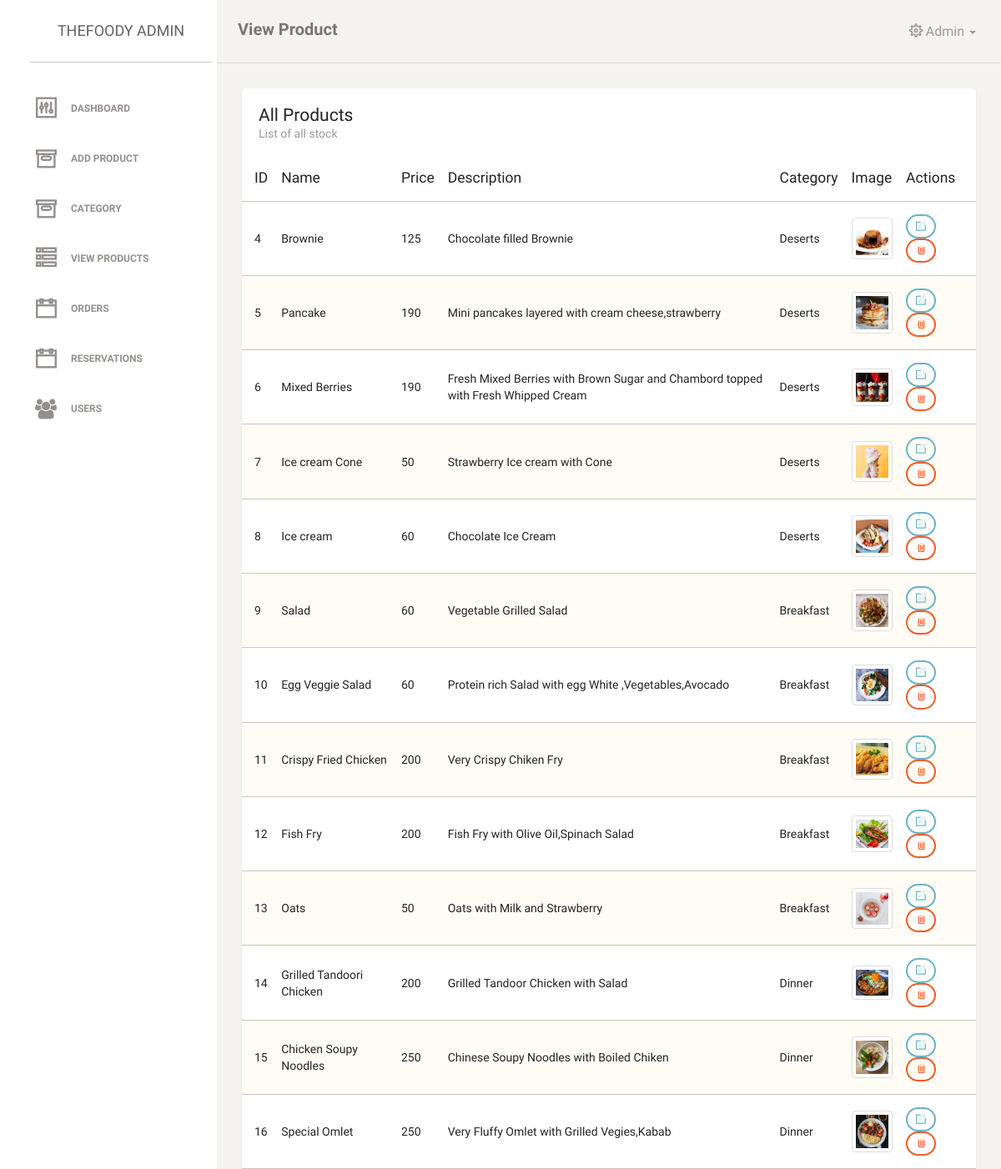
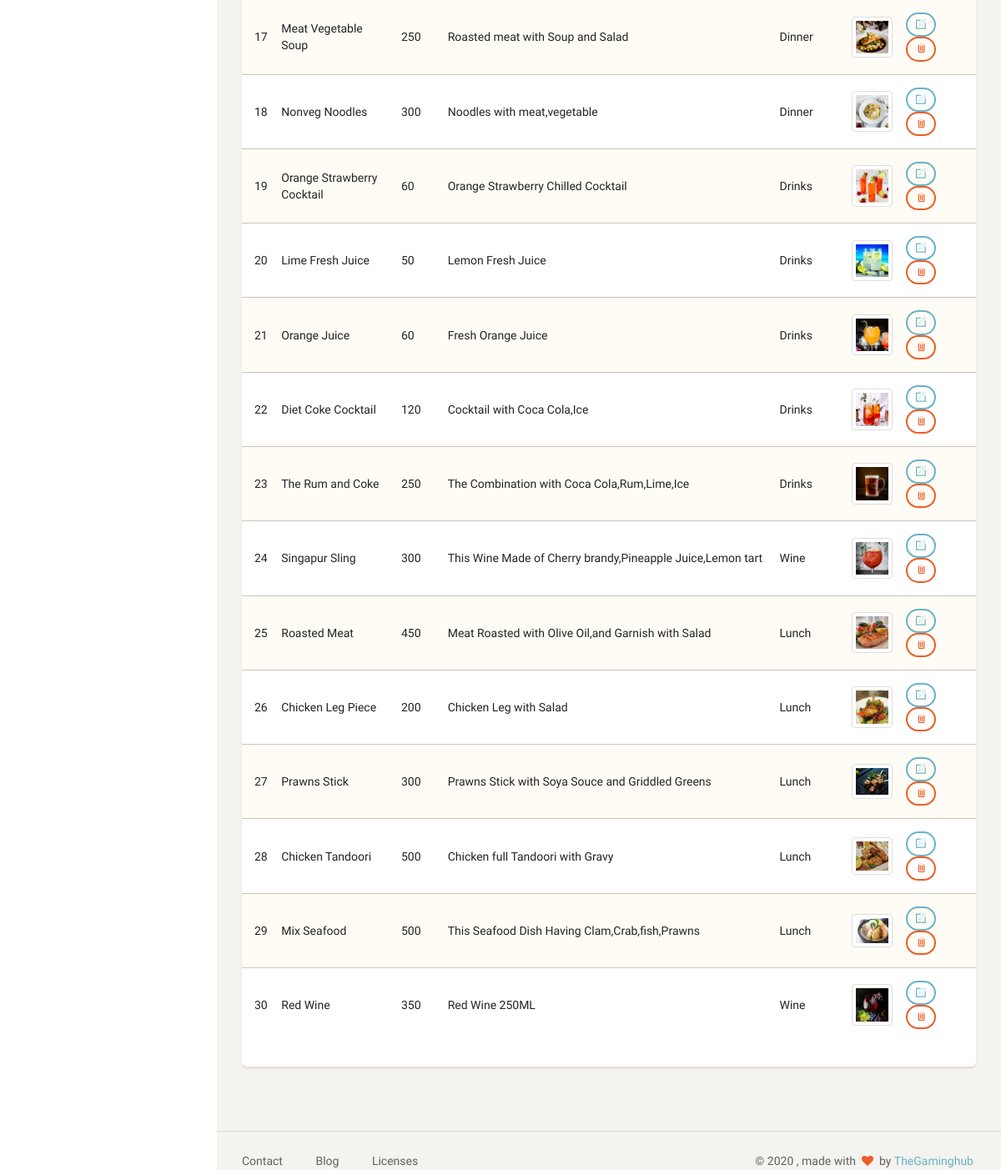
/admin/view_product.php (signed in), run on the app's committed database (2 pictures, top to bottom).
### tables this page shows
CREATE TABLE `items` (
  `product_id` int(11) NOT NULL,
  `product_name` varchar(255) NOT NULL,
  `product_price` varchar(20) NOT NULL,
  `product_category` varchar(255) NOT NULL,
  `product_desc` varchar(255) NOT NULL,
  `image` varchar(255) NOT NULL
);

### admin/view_product.php (the view, shortened to what this page needs)
<?php
require("../includes/common.php");
?>
<!doctype html>
<html lang="en">
<head>
    <?php include("includes/header.php") ?>
</head>
<body>
<div class="wrapper">
<?php include("includes/sidebar.php") ?>
    <div class="main-panel">
        <nav class="navbar navbar-default">
            <div class="container-fluid">
                <div class="navbar-header">
                    <a class="navbar-brand" href="#">View Product</a>
                </div>
                <?php include("includes/nav.php") ?>
            </div>
        </nav>
        <div class="content">
            <div class="container-fluid">
                <div class="row">
                    <div class="col-md-12">
                        <div class="card">
                            <div class="header">
                                <h4 class="title">All Products</h4>
                                <p class="category">List of all stock</p>
                            </div>
                            <div class="content table-responsive table-full-width">
                                <table class="table table-striped">
                                    <thead>
                                    <tr>
                                        <th>ID</th>
                                        <th>Name</th>
                                        <th>Price</th>
                                        <th>Description</th>
                                        <th>Category</th>
                                        <th>Image</th>
                                        <th>Actions</th>
                                    </tr>
                                    </thead>
                                    <tbody>
                                    <?php
                                    $query = "SELECT *  FROM  items";
                                    $select_posts = mysqli_query($con,$query);
                                    while($row = mysqli_fetch_assoc($select_posts)) {
                                        $id = $row['product_id'];
                                        $name = $row['product_name'];
                                        $price = $row['product_price'];
                                        $cat = $row['product_category'];
                                        $desc = $row['product_desc'];
                                        $image = $row['image'];
                                    ?>
                                    <tr>
                                        <td><?php echo $id ?></td>
                                        <td><?php echo $name ?></td>
                                        <td><?php echo $price ?></td>
                                        <td><?php echo $desc ?></td>
                                        <td><?php echo $cat ?></td>
                                        <td><img src="images/<?php echo $image ?>" alt="" class="img-thumbnail"
                                                 style="width: 50px"></td>
                                        <td>
                                            <button class="btn btn-sm btn-info ti-pencil-alt" title="Edit"></button>
                                            <button class="btn btn-sm btn-danger ti-trash" title="Delete"></button>
                                        </td>
                                    </tr>
                                    <?php  }?>
                                    </tbody>
                                </table>
                            </div>
                        </div>
                    </div>
                </div>
            </div>
        </div>
        <?php include("includes/footer.php") ?>
</div>
</div>
</body>
</html>

### admin/includes/header.php (shortened to what this page needs)
<link href="assets/css/bootstrap.min.css" rel="stylesheet"/>
<link href="assets/css/animate.min.css" rel="stylesheet"/>
<link href="assets/css/paper-dashboard.css" rel="stylesheet"/>
<link href="http://maxcdn.bootstrapcdn.com/font-awesome/latest/css/font-awesome.min.css" rel="stylesheet">
<link href="assets/css/themify-icons.css" rel="stylesheet">

### admin/includes/sidebar.php
<div class="sidebar col-lg-2 col-md-1 " data-background-color="white" data-active-color="danger">
    <div class="content">
        <div class="container-fluid">
            <div class="row">
                <div class="sidebar-wrapper">
                    <div class="logo">
                        <a href="" class="simple-text">
                            TheFoody Admin
                        </a>
                    </div>
                </div>
                    <div class="sidebar-wrapper">
                        <ul class="nav">
                            <li>
                                <a href="index.php">
                                    <i class="ti-panel"></i>
                                    <p>Dashboard</p>
                                </a>
                            </li>
                        <li>
                            <a href="add_product.php">
                                <i class="ti-archive"></i>
                                <p>Add Product</p>
                            </a>
                        </li>
                        <li>
                            <a href="category.php">
                                <i class="ti-archive"></i>
                                <p>Category</p>
                            </a>
                        </li>
                        <li>
                            <a href="view_product.php">
                                <i class="ti-view-list-alt"></i>
                                <p>View Products</p>
                            </a>
                        </li>
                        <li>
                            <a href="orders.php">
                                <i class="ti-calendar"></i>
                                <p>Orders</p>
                            </a>
                        </li>
                        <li>
                            <a href="reservation.php">
                                <i class="ti-calendar"></i>
                                <p>Reservations</p>
                            </a>
                        </li>
                        <li>
                            <a href="users.php">
                                <i class="fa fa-users"></i>
                                <p>Users</p>
                            </a>
                        </li>
                    </ul>
                </div>
            </div>
        </div>
    </div>
</div>

### admin/includes/nav.php (shortened to what this page needs)
<div class="collapse navbar-collapse">
             <ul class="nav navbar-nav navbar-right">
                 <li class="dropdown">
                 <?php  if (isset($_SESSION['name'])) {       ?>
                     <a href="#" class="dropdown-toggle" data-toggle="dropdown">
                         <i class="ti-settings"></i>
                         <p><?php echo ucfirst($_SESSION['name']);?></p>
                         <b class="caret"></b>
                     </a>
                 </li>
                 <?php
  		        } else
                  {
                    header('location: ../login.php');
                    exit();
   		        }
   		        ?>
            </ul>
         </div>

### admin/includes/footer.php (shortened to what this page needs)
<footer class="footer">
    <div class="container-fluid">
        <nav class="pull-left">
            <ul>
                <li>
                    <a href="">
                        Contact
                    </a>
                </li>
                <li>
                    <a href="">
                        Blog
                    </a>
                </li>
                <li>
                    <a href="">
                        Licenses
                    </a>
                </li>
            </ul>
        </nav>
        <div class="copyright pull-right">
            &copy;
            , made with <i class="fa fa-heart heart"></i> by <a href="">TheGaminghub</a>
        </div>
    </div>
</footer>

### data on the page
items: product_id "4", product_name "Brownie", product_price "125", product_desc "Chocolate filled Brownie", product_category "Deserts", image (picture)
items: product_id "5", product_name "Pancake", product_price "190", product_desc "Mini pancakes layered with cream cheese,strawberry", product_category "Deserts", image (picture)
items: product_id "6", product_name "Mixed Berries", product_price "190", product_desc "Fresh Mixed Berries with Brown Sugar and Chambord topped with Fresh Whipped Cream", product_category "Deserts", image (picture)
items: product_id "7", product_name "Ice cream Cone", product_price "50", product_desc "Strawberry Ice cream with Cone", product_category "Deserts", image (picture)
items: product_id "8", product_name "Ice cream", product_price "60", product_desc "Chocolate Ice Cream", product_category "Deserts", image (picture)
items: product_id "9", product_name "Salad", product_price "60", product_desc "Vegetable Grilled Salad", product_category "Breakfast", image (picture)
items: product_id "10", product_name "Egg Veggie Salad", product_price "60", product_desc "Protein rich Salad with egg White ,Vegetables,Avocado", product_category "Breakfast", image (picture)
items: product_id "11", product_name "Crispy Fried Chicken", product_price "200", product_desc "Very Crispy Chiken Fry", product_category "Breakfast", image (picture)
items: product_id "12", product_name "Fish Fry", product_price "200", product_desc "Fish Fry with Olive Oil,Spinach Salad", product_category "Breakfast", image (picture)
items: product_id "13", product_name "Oats", product_price "50", product_desc "Oats with Milk and Strawberry", product_category "Breakfast", image (picture)
items: product_id "14", product_name "Grilled Tandoori Chicken", product_price "200", product_desc "Grilled Tandoor Chicken with Salad", product_category "Dinner", image (picture)
items: product_id "15", product_name "Chicken Soupy Noodles", product_price "250", product_desc "Chinese Soupy Noodles with Boiled Chiken", product_category "Dinner", image (picture)
items: product_id "16", product_name "Special Omlet", product_price "250", product_desc "Very Fluffy Omlet with Grilled Vegies,Kabab", product_category "Dinner", image (picture)
items: product_id "17", product_name "Meat Vegetable Soup", product_price "250", product_desc "Roasted meat with Soup and Salad", product_category "Dinner", image (picture)
items: product_id "18", product_name "Nonveg Noodles", product_price "300", product_desc "Noodles with meat,vegetable", product_category "Dinner", image (picture)
items: product_id "19", product_name "Orange Strawberry Cocktail", product_price "60", product_desc "Orange Strawberry Chilled Cocktail", product_category "Drinks", image (picture)
items: product_id "20", product_name "Lime Fresh Juice", product_price "50", product_desc "Lemon Fresh Juice", product_category "Drinks", image (picture)
items: product_id "21", product_name "Orange Juice", product_price "60", product_desc "Fresh Orange Juice", product_category "Drinks", image (picture)
items: product_id "22", product_name "Diet Coke Cocktail", product_price "120", product_desc "Cocktail with Coca Cola,Ice", product_category "Drinks", image (picture)
items: product_id "23", product_name "The Rum and Coke", product_price "250", product_desc "The Combination with Coca Cola,Rum,Lime,Ice", product_category "Drinks", image (picture)
items: product_id "24", product_name "Singapur Sling", product_price "300", product_desc "This Wine Made of Cherry brandy,Pineapple Juice,Lemon tart", product_category "Wine", image (picture)
items: product_id "25", product_name "Roasted Meat", product_price "450", product_desc "Meat Roasted with Olive Oil,and Garnish with Salad", product_category "Lunch", image (picture)
items: product_id "26", product_name "Chicken Leg Piece", product_price "200", product_desc "Chicken Leg with Salad", product_category "Lunch", image (picture)
items: product_id "27", product_name "Prawns Stick", product_price "300", product_desc "Prawns Stick with Soya Souce and Griddled Greens", product_category "Lunch", image (picture)
items: product_id "28", product_name "Chicken Tandoori", product_price "500", product_desc "Chicken full Tandoori with Gravy", product_category "Lunch", image (picture)
items: product_id "29", product_name "Mix Seafood", product_price "500", product_desc "This Seafood Dish Having Clam,Crab,fish,Prawns", product_category "Lunch", image (picture)
items: product_id "30", product_name "Red Wine", product_price "350", product_desc "Red Wine 250ML", product_category "Wine", image (picture)

### other printed values
$_SESSION['name'] "Admin"
